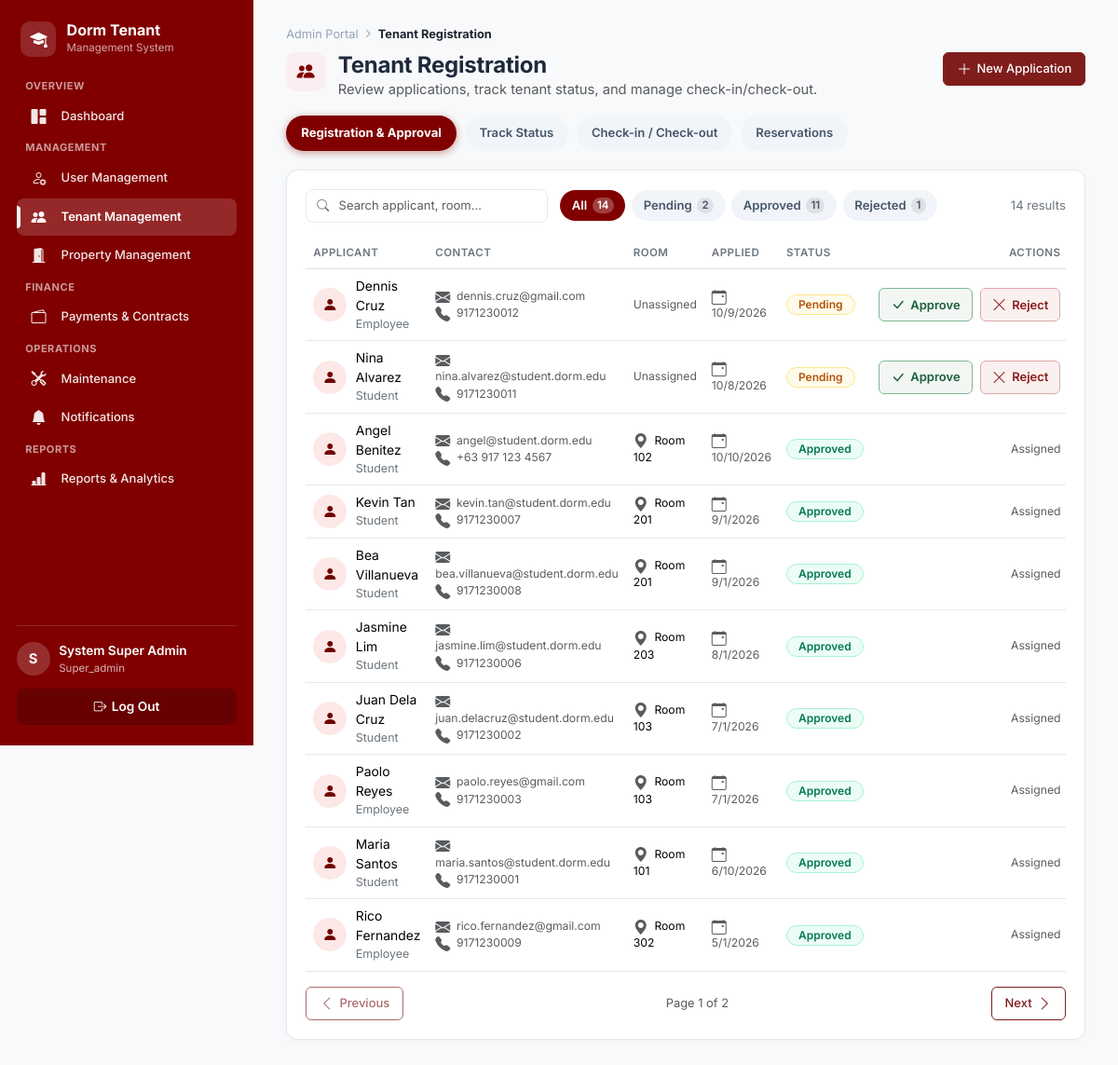
Screenshot of /admin/tenants.php (signed in) with the database file from the repository.
### tables this page shows
CREATE TABLE tenants (
  tenant_id         INT UNSIGNED AUTO_INCREMENT PRIMARY KEY,
  user_id           INT UNSIGNED NOT NULL,
  room_id           INT UNSIGNED DEFAULT NULL,
  checkin_date      DATE DEFAULT NULL,
  checkout_date     DATE DEFAULT NULL,
  status            ENUM('Pending','Active','Evicted','Checked Out')
                    NOT NULL DEFAULT 'Pending',
  tenant_type       ENUM('Student','Employee') NOT NULL DEFAULT 'Student',
  key_returned      BOOLEAN NOT NULL DEFAULT FALSE,
  approval_status   ENUM('Pending','Approved','Rejected')
                    NOT NULL DEFAULT 'Pending',
  contact_number    VARCHAR(20) DEFAULT NULL,
  emergency_contact_name VARCHAR(100) DEFAULT NULL,
  emergency_contact_phone VARCHAR(20) DEFAULT NULL,
  rejection_reason  TEXT DEFAULT NULL,
  emergency_contact VARCHAR(100),
  emergency_phone   VARCHAR(20),
  date_registered   TIMESTAMP NOT NULL DEFAULT CURRENT_TIMESTAMP,
  CONSTRAINT fk_tenant_user FOREIGN KEY (user_id) REFERENCES users(user_id) ON DELETE CASCADE,
  CONSTRAINT fk_tenant_room FOREIGN KEY (room_id) REFERENCES dorm_rooms(room_id) ON DELETE SET NULL,
  UNIQUE KEY uq_tenant_user (user_id),
  INDEX idx_tenant_status (status),
  INDEX idx_tenant_approval (approval_status),
  INDEX idx_tenant_room (room_id)
);

CREATE TABLE users (
  user_id       INT UNSIGNED AUTO_INCREMENT PRIMARY KEY,
  first_name    VARCHAR(50)  NOT NULL,
  last_name     VARCHAR(50)  NOT NULL,
  email         VARCHAR(255) NOT NULL,
  password_hash VARCHAR(255) NOT NULL,
  reset_otp_code VARCHAR(255) DEFAULT NULL,
  reset_otp_attempts TINYINT UNSIGNED NOT NULL DEFAULT 0,
  reset_otp_expires_at DATETIME DEFAULT NULL,
  reset_otp_created_at DATETIME DEFAULT NULL,
  password_changed_at DATETIME DEFAULT NULL,
  age           TINYINT UNSIGNED DEFAULT NULL,
  phone         VARCHAR(20)  DEFAULT NULL,
  role          ENUM('super_admin','admin','tenant') NOT NULL DEFAULT 'tenant',
  is_active     BOOLEAN NOT NULL DEFAULT TRUE,
  last_login    DATETIME DEFAULT NULL,
  date_created  TIMESTAMP NOT NULL DEFAULT CURRENT_TIMESTAMP,
  UNIQUE KEY uq_users_email (email),
  INDEX idx_users_role (role)
);

CREATE TABLE dorm_rooms (
  room_id      INT UNSIGNED AUTO_INCREMENT PRIMARY KEY,
  room_number  VARCHAR(10)  NOT NULL,
  room_type    VARCHAR(50)  NOT NULL,         
  capacity     TINYINT UNSIGNED NOT NULL DEFAULT 1,
  monthly_rate DECIMAL(10,2) NOT NULL,
  floor_number TINYINT NOT NULL DEFAULT 1,
  status       ENUM('Available','Occupied','Under Maintenance','Reserved')
               NOT NULL DEFAULT 'Available',
  description  TEXT,
  date_added   TIMESTAMP NOT NULL DEFAULT CURRENT_TIMESTAMP,
  UNIQUE KEY uq_room_number (room_number),
  INDEX idx_room_status (status),
  INDEX idx_room_type (room_type)
);

### admin/tenants.php (the view, shortened to what this page needs)
<?php
$db = get_db();
$search = str_input($_GET, 'q');
$statusFilter = trim((string) ($_GET['status'] ?? 'all'));
$normalizedStatus = strtolower($statusFilter);
if ($normalizedStatus === 'pending' || $normalizedStatus === 'pending ') {
    $statusFilter = 'Pending';
} elseif ($normalizedStatus === 'approved') {
    $statusFilter = 'Approved';
} elseif ($normalizedStatus === 'rejected' || $normalizedStatus === 'declined') {
    $statusFilter = 'Rejected';
} elseif ($normalizedStatus === 'all' || $statusFilter === '') {
    $statusFilter = 'all';
} else {
    $statusFilter = 'all';
}
$where = ["t.tenant_id NOT IN (SELECT tenant_id FROM dismissed_records WHERE page = 'approval')"];
$params = [];
$whereSql = 'WHERE ' . implode(' AND ', $where);
$statusCounts = ['Pending' => 0, 'Approved' => 0, 'Rejected' => 0];
foreach ($db->query("
    SELECT COALESCE(t.approval_status, 'Pending') AS approval_status, COUNT(*) c
    FROM tenants t
    WHERE t.tenant_id NOT IN (SELECT tenant_id FROM dismissed_records WHERE page = 'approval')
    GROUP BY t.approval_status
") as $row) {
    $statusCounts[$row['approval_status']] = (int) $row['c'];
}
$totalCount = array_sum($statusCounts);
$result = paginate(
    $db,
    "SELECT t.tenant_id, u.first_name, u.last_name, u.email, u.phone, t.tenant_type,
            t.room_id, r.room_number, COALESCE(t.approval_status, 'Pending') AS approval_status,
            t.rejection_reason, t.date_registered
     FROM tenants t
     JOIN users u ON u.user_id = t.user_id
     LEFT JOIN dorm_rooms r ON r.room_id = t.room_id
     $whereSql
      ORDER BY FIELD(COALESCE(t.approval_status, 'Pending'),'Pending','Approved','Rejected'), t.date_registered DESC",
    "SELECT COUNT(*) c FROM tenants t JOIN users u ON u.user_id = t.user_id LEFT JOIN dorm_rooms r ON r.room_id = t.room_id $whereSql",
    $params,
    10
);
$applications = $result['rows'];
include __DIR__ . '/../includes/header.php';
require_once __DIR__ . '/../includes/module_tabs.php';
require_once __DIR__ . '/../includes/page_header.php';
$statusPills = [
    'all'      => 'All',
    'Pending'  => 'Pending',
    'Approved' => 'Approved',
    'Rejected' => 'Rejected',
];
?>
<div class="panel">
  <div class="filter-toolbar">
    <form class="search-box" method="get">
      <input type="search" name="q" value="<?= clean($search) ?>" placeholder="Search applicant, room…" class="form-control form-control-sm">
    </form>
    <div class="filter-pills">
      <?php foreach ($statusPills as $key => $label):
          $count = $key === 'all' ? $totalCount : $statusCounts[$key];
          $qs = http_build_query(array_filter(['status' => $key === 'all' ? null : $key, 'q' => $search ?: null]));
      ?>
        <a href="?<?= $qs ?>" class="filter-pill <?= $statusFilter === $key ? 'active' : '' ?>"><?= clean($label) ?> <span class="pill-count"><?= $count ?></span></a>
      <?php endforeach; ?>
    </div>
    <span class="filter-result-count"><?= $result['total'] ?> result<?= $result['total'] === 1 ? '' : 's' ?></span>
  </div>
  <?php if (!$applications): ?>
    <div class="empty-state-card text-center p-5">
      <i class="bi bi-person-check fs-1 text-muted"></i>
      <h5 class="mt-3 fw-bold text-dark">No applications found</h5>
      <p class="text-muted small">Try a different search or filter.</p>
    </div>
  <?php else: ?>
  <div class="table-responsive">
    <table class="table app-table tenant-management-table align-middle">
      <thead><tr><th>Applicant</th><th>Contact</th><th>Room</th><th>Applied</th><th>Status</th><th class="text-end">Actions</th></tr></thead>
      <tbody>
      <?php foreach ($applications as $p): ?>
        <?php $status = strtolower(trim((string) ($p['approval_status'] ?? 'Pending'))); ?>
        <tr>
          <td>
            <div class="cell-person">
              <div class="applicant-avatar"><i class="bi bi-person-fill"></i></div>
              <div>
                <?= clean($p['first_name'] . ' ' . $p['last_name']) ?>
                <div class="sub"><?= clean($p['tenant_type']) ?></div>
              </div>
            </div>
          </td>
          <td class="text-muted small"><i class="bi bi-envelope-fill"></i> <?= clean($p['email']) ?><?= $p['phone'] ? '<br><i class="bi bi-telephone-fill"></i> ' . clean($p['phone']) : '' ?></td>
          <td class="small"><?php if ($p['room_number']): ?><i class="bi bi-geo-alt-fill text-muted"></i> Room <?= clean($p['room_number']) ?><?php else: ?><span class="text-muted">Unassigned</span><?php endif; ?></td>
          <td class="text-muted small"><i class="bi bi-calendar-event"></i> <?= clean(date('n/j/Y', strtotime($p['date_registered']))) ?></td>
          <td><span class="badge badge-<?= status_badge_class($p['approval_status']) ?>"><?= clean($p['approval_status']) ?></span></td>
          <td class="text-end">
            <div class="d-flex justify-content-end gap-2 flex-wrap align-items-center">
            <?php if ($status === 'pending'): ?>
              <div class="d-flex gap-2 align-items-center">
                <form method="post"><button class="btn btn-action-approve"><i class="bi bi-check-lg"></i> Approve</button></form>
                <button type="button" class="btn btn-action-reject" data-bs-toggle="modal" data-bs-target="#rejectModal"
                  data-id="<?= $p['tenant_id'] ?>" data-name="<?= clean($p['first_name']) ?>"><i class="bi bi-x-lg"></i> Reject</button>
              </div>
            <?php elseif ($status === 'approved' && empty($p['room_id'])): ?>
              <a href="<?= BASE_URL ?>/admin/rooms.php?tenant=<?= $p['tenant_id'] ?>&tab=assign#rooms" class="btn btn-sm btn-action-outline"><i class="bi bi-door-open"></i> Assign Room</a>
            <?php elseif ($status === 'approved'): ?>
              <span class="text-muted small">Assigned</span>
            <?php else: ?>
              <span class="text-muted small">Processed</span>
            <?php endif; ?>
            </div>
          </td>
        </tr>
      <?php endforeach; ?>
      </tbody>
    </table>
  </div>
  <?= pagination_links($result['page'], $result['totalPages']) ?>
  <?php endif; ?>
</div>
<?php
include __DIR__ . '/../includes/footer.php';
?>

### assets/css/app-theme.css (style rules this page uses)
.form-control, .form-select, .custom-select-trigger, .btn, .btn-top-action, .btn-action-primary, .btn-action-outline, .btn-action-light, .btn-action-approve, .btn-action-reject { min-height: 36px !important; border-radius: var(--border-radius) !important; font-size: .8125rem !important; box-sizing: border-box !important; transition: all 0.15s ease-in-out !important; }
.badge-success, .badge-approved, .status-approved, [data-status="approved" i] { background: #ecfdf5 !important; color: #047857 !important; border: 1px solid #a7f3d0 !important; }
.badge-warning, .badge-pending, [data-status="pending" i] { background: #fffbeb !important; color: #b45309 !important; border: 1px solid #fde68a !important; }
.btn-top-action, .btn-action-primary, .btn-action-outline, .btn-action-light, .btn-action-approve, .btn-action-reject, .btn-icon { display: inline-flex !important; align-items: center !important; justify-content: center !important; gap: 0.4rem !important; height: 34px !important; padding: 0 0.85rem !important; font-size: 0.8125rem !important; font-weight: 500 !important; line-height: 1 !important; white-space: nowrap !important; border-radius: 6px !important; transition: all 0.15s ease-in-out !important; box-shadow: none !important; box-sizing: border-box !important; }
.btn-top-action, .btn-action-primary { background-color: #7f1d1d !important; border: 1px solid #7f1d1d !important; color: #ffffff !important; }
.btn-action-approve { height: 34px !important; padding: 0 0.75rem !important; background-color: #f2f7f4 !important; border: 1px solid #7db893 !important; color: #1e5e3a !important; font-weight: 600 !important; font-size: 0.8125rem !important; }
.btn-action-reject { height: 34px !important; padding: 0 0.75rem !important; background-color: #faf0f0 !important; border: 1px solid #e2a8a8 !important; color: #8c1d1d !important; font-weight: 600 !important; font-size: 0.8125rem !important; }
button, .btn { display: inline-flex !important; align-items: center !important; justify-content: center !important; gap: 0.35rem !important; }

### rows the page displays
tenants: user.last_name "Dennis Cruz", tenant_type "Employee", user.email "dennis.cruz@gmail.com", user.phone "9171230012", shows "Unassigned", date_registered "10/9/2026", approval_status "Pending"
tenants: user.last_name "Nina Alvarez", tenant_type "Student", user.email "nina.alvarez@student.dorm.edu", user.phone "9171230011", shows "Unassigned", date_registered "10/8/2026", approval_status "Pending"
tenants: user.last_name "Angel Benitez", tenant_type "Student", user.email "angel@student.dorm.edu", user.phone "+63 917 123 4567", room.room_number "102", date_registered "10/10/2026", approval_status "Approved", shows "Assigned"
tenants: user.last_name "Kevin Tan", tenant_type "Student", user.email "kevin.tan@student.dorm.edu", user.phone "9171230007", room.room_number "201", date_registered "9/1/2026", approval_status "Approved", shows "Assigned"
tenants: user.last_name "Bea Villanueva", tenant_type "Student", user.email "bea.villanueva@student.dorm.edu", user.phone "9171230008", room.room_number "201", date_registered "9/1/2026", approval_status "Approved", shows "Assigned"
tenants: user.last_name "Jasmine Lim", tenant_type "Student", user.email "jasmine.lim@student.dorm.edu", user.phone "9171230006", room.room_number "203", date_registered "8/1/2026", approval_status "Approved", shows "Assigned"
tenants: user.last_name "Juan Dela Cruz", tenant_type "Student", user.email "juan.delacruz@student.dorm.edu", user.phone "9171230002", room.room_number "103", date_registered "7/1/2026", approval_status "Approved", shows "Assigned"
tenants: user.last_name "Paolo Reyes", tenant_type "Employee", user.email "paolo.reyes@gmail.com", user.phone "9171230003", room.room_number "103", date_registered "7/1/2026", approval_status "Approved", shows "Assigned"
tenants: user.last_name "Maria Santos", tenant_type "Student", user.email "maria.santos@student.dorm.edu", user.phone "9171230001", room.room_number "101", date_registered "6/10/2026", approval_status "Approved", shows "Assigned"
tenants: user.last_name "Rico Fernandez", tenant_type "Employee", user.email "rico.fernandez@gmail.com", user.phone "9171230009", room.room_number "302", date_registered "5/1/2026", approval_status "Approved", shows "Assigned"

### other values shown
$sectionLabels[$index] "MANAGEMENT"
$label "User Management"
$label "Tenant Management"
$label "Property Management"
$sectionLabels[$index] "FINANCE"
$label "Payments & Contracts"
$sectionLabels[$index] "OPERATIONS"
$label "Maintenance"
$label "Notifications"
$sectionLabels[$index] "REPORTS"
$label "Reports & Analytics"
substr($_SESSION['first_name'] ?? '?', 0, 1) "S"
$role "Super_admin"
$portalLabel "Admin Portal"
$title "Tenant Registration"
